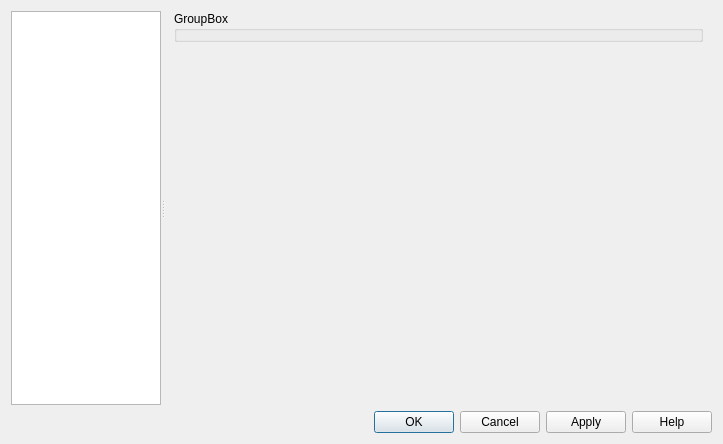
<?xml version="1.0" encoding="UTF-8"?>
<ui version="4.0">
 <class>QgsOpstionDialogTemplate</class>
 <widget class="QDialog" name="QgsOpstionDialogTemplate">
  <property name="geometry">
   <rect>
    <x>0</x>
    <y>0</y>
    <width>723</width>
    <height>444</height>
   </rect>
  </property>
  <property name="minimumSize">
   <size>
    <width>700</width>
    <height>0</height>
   </size>
  </property>
  <property name="windowTitle">
   <string>Options Dialog Template</string>
  </property>
  <layout class="QVBoxLayout" name="verticalLayout">
   <item>
    <widget class="QSplitter" name="mOptionsSplitter">
     <property name="orientation">
      <enum>Qt::Horizontal</enum>
     </property>
     <property name="childrenCollapsible">
      <bool>false</bool>
     </property>
     <widget class="QFrame" name="mOptionsListFrame">
      <property name="minimumSize">
       <size>
        <width>0</width>
        <height>0</height>
       </size>
      </property>
      <property name="frameShape">
       <enum>QFrame::NoFrame</enum>
      </property>
      <property name="frameShadow">
       <enum>QFrame::Raised</enum>
      </property>
      <layout class="QVBoxLayout" name="verticalLayout_2">
       <property name="margin">
        <number>0</number>
       </property>
       <item>
        <widget class="QListWidget" name="mOptionsListWidget">
         <property name="minimumSize">
          <size>
           <width>58</width>
           <height>0</height>
          </size>
         </property>
         <property name="maximumSize">
          <size>
           <width>150</width>
           <height>16777215</height>
          </size>
         </property>
         <property name="horizontalScrollBarPolicy">
          <enum>Qt::ScrollBarAlwaysOff</enum>
         </property>
         <property name="editTriggers">
          <set>QAbstractItemView::NoEditTriggers</set>
         </property>
         <property name="iconSize">
          <size>
           <width>32</width>
           <height>32</height>
          </size>
         </property>
         <property name="textElideMode">
          <enum>Qt::ElideNone</enum>
         </property>
         <property name="resizeMode">
          <enum>QListView::Adjust</enum>
         </property>
         <property name="wordWrap">
          <bool>true</bool>
         </property>
        </widget>
       </item>
      </layout>
     </widget>
     <widget class="QFrame" name="mOptionsFrame">
      <property name="sizePolicy">
       <sizepolicy hsizetype="Expanding" vsizetype="Preferred">
        <horstretch>1</horstretch>
        <verstretch>0</verstretch>
       </sizepolicy>
      </property>
      <property name="frameShape">
       <enum>QFrame::NoFrame</enum>
      </property>
      <property name="frameShadow">
       <enum>QFrame::Raised</enum>
      </property>
      <layout class="QVBoxLayout" name="verticalLayout_3">
       <property name="margin">
        <number>0</number>
       </property>
       <item>
        <widget class="QStackedWidget" name="mOptionsStackedWidget">
         <property name="sizePolicy">
          <sizepolicy hsizetype="Expanding" vsizetype="Expanding">
           <horstretch>0</horstretch>
           <verstretch>0</verstretch>
          </sizepolicy>
         </property>
         <property name="currentIndex">
          <number>0</number>
         </property>
         <widget class="QWidget" name="mOptsPage_01">
          <layout class="QVBoxLayout" name="verticalLayout_14">
           <property name="margin">
            <number>0</number>
           </property>
           <item>
            <widget class="QScrollArea" name="scrollArea">
             <property name="frameShape">
              <enum>QFrame::NoFrame</enum>
             </property>
             <property name="widgetResizable">
              <bool>true</bool>
             </property>
             <widget class="QWidget" name="scrollAreaWidgetContents">
              <property name="geometry">
               <rect>
                <x>0</x>
                <y>0</y>
                <width>549</width>
                <height>393</height>
               </rect>
              </property>
              <layout class="QVBoxLayout" name="verticalLayout_13">
               <property name="topMargin">
                <number>0</number>
               </property>
               <property name="bottomMargin">
                <number>0</number>
               </property>
               <item>
                <widget class="QGroupBox" name="groupBox">
                 <property name="title">
                  <string>GroupBox</string>
                 </property>
                </widget>
               </item>
               <item>
                <spacer name="verticalSpacer">
                 <property name="orientation">
                  <enum>Qt::Vertical</enum>
                 </property>
                 <property name="sizeHint" stdset="0">
                  <size>
                   <width>20</width>
                   <height>40</height>
                  </size>
                 </property>
                </spacer>
               </item>
              </layout>
             </widget>
            </widget>
           </item>
          </layout>
         </widget>
        </widget>
       </item>
      </layout>
     </widget>
    </widget>
   </item>
   <item>
    <widget class="QFrame" name="mButtonBoxFrame">
     <property name="sizePolicy">
      <sizepolicy hsizetype="Preferred" vsizetype="Maximum">
       <horstretch>0</horstretch>
       <verstretch>0</verstretch>
      </sizepolicy>
     </property>
     <property name="frameShape">
      <enum>QFrame::NoFrame</enum>
     </property>
     <property name="frameShadow">
      <enum>QFrame::Raised</enum>
     </property>
     <layout class="QHBoxLayout" name="horizontalLayout">
      <property name="margin">
       <number>0</number>
      </property>
      <item>
       <widget class="QDialogButtonBox" name="buttonBox">
        <property name="orientation">
         <enum>Qt::Horizontal</enum>
        </property>
        <property name="standardButtons">
         <set>QDialogButtonBox::Apply|QDialogButtonBox::Cancel|QDialogButtonBox::Help|QDialogButtonBox::Ok</set>
        </property>
       </widget>
      </item>
     </layout>
    </widget>
   </item>
  </layout>
 </widget>
 <resources>
  <include location="../../../images/images.qrc"/>
 </resources>
 <connections>
  <connection>
   <sender>mOptionsListWidget</sender>
   <signal>currentRowChanged(int)</signal>
   <receiver>mOptionsStackedWidget</receiver>
   <slot>setCurrentIndex(int)</slot>
   <hints>
    <hint type="sourcelabel">
     <x>86</x>
     <y>325</y>
    </hint>
    <hint type="destinationlabel">
     <x>794</x>
     <y>14</y>
    </hint>
   </hints>
  </connection>
 </connections>
</ui>
